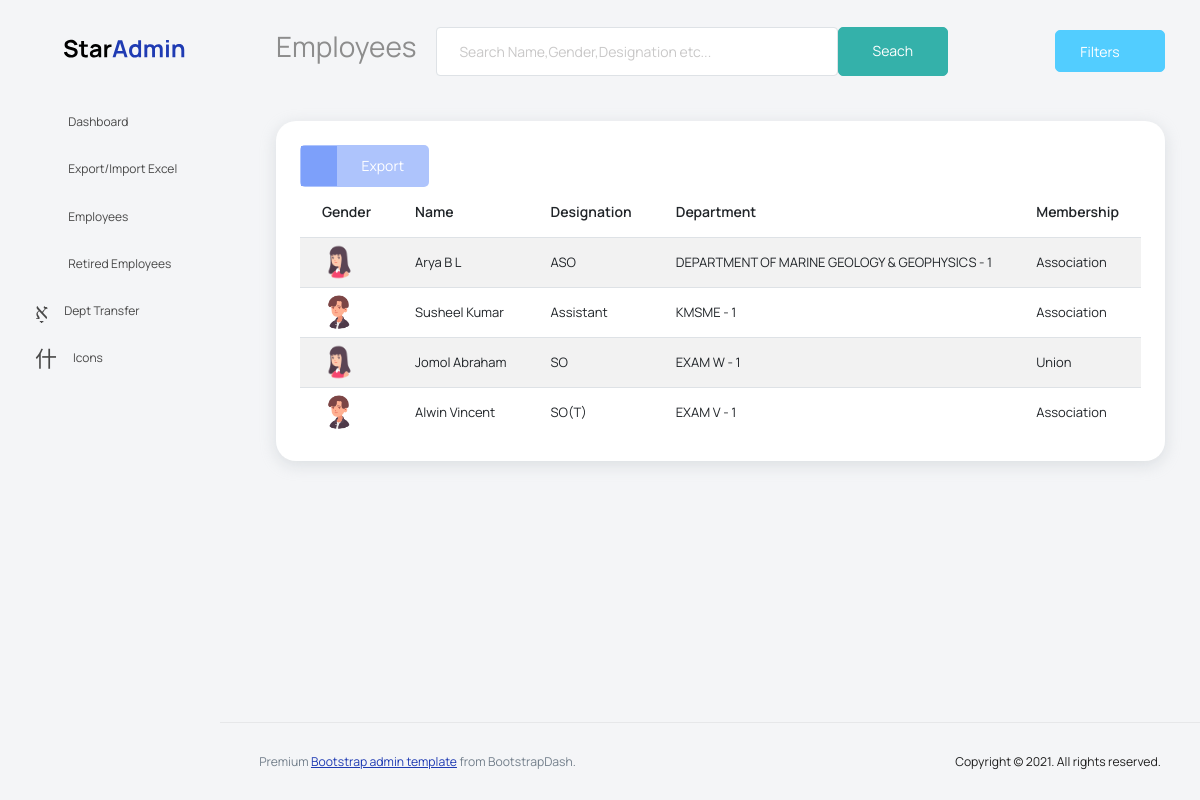
Page /employees (signed in) on the committed database.
### contactsapp/models.py (models this page shows, shortened)
class Employees(models.Model):
    pf_number = models.IntegerField()
    name = models.CharField(max_length=50)
    sex = models.CharField(max_length=30, default="M")
    blood_group = models.CharField(max_length=10)
    mobile = models.CharField(max_length=20)
    address = models.TextField()
    district = models.CharField(max_length=20)
    pan_mun_cop = models.CharField(max_length=20)
    pin_code = models.CharField(max_length=20)
    def get_all_employees(self, is_retired=False):
        return Employees.objects.select_related('employeeservice').select_related('employeevote').filter(employeeservice__is_retired=is_retired).defer('address')
    def get_filter_popup_data(self):
        filter_data = {}
        filter_data = list(Employees.objects.values('sex', 'blood_group', 'employeeservice__designation', 'employeeservice__department', 'employeeservice__membership', 'employeevote__deshabhimani_sub').distinct())
        unique_keywords = {filtertkey: set() for filtertkey in ['sex', 'blood_group', 'employeeservice__designation', 'employeeservice__department', 'employeeservice__membership', 'employeevote__deshabhimani_sub']}
        for data in filter_data:
            for key in data.keys():
                unique_keywords[key].add(data[key])
        new_keys = {'sex':'Gender', 'blood_group':'Blood Group', 'employeeservice__designation':'Designation', 'employeeservice__department':'Department', 'employeeservice__membership': 'Membership', 'employeevote__deshabhimani_sub': 'Deshabhimani Subscription'}
        unique_keywords = dict((new_keys[key], value) for (key, value) in unique_keywords.items())
        return unique_keywords

class EmployeeService(models.Model):
    MEMBERSHIP_CHOICES = (
        ("Association", "Association"),
        ("Union", "Union"),
        ("Neutral", "Neutral"),
    )
    employee = models.OneToOneField(Employees, on_delete=models.CASCADE, primary_key=True,)
    designation = models.CharField(max_length=50)
    department = models.ForeignKey(Section, null=True, on_delete=models.SET_NULL)
    membership = models.CharField(
                    max_length = 30,
                    choices = MEMBERSHIP_CHOICES,
                    default = 'Neuatral'
    )
    date_of_entry = models.DateField(null=True)
    date_of_retire = models.DateField(null=True)
    is_retired =  models.BooleanField(default=False)
    exit_remark = models.CharField(max_length=50)
    objects = models.Manager()
    dashboard = DashboardManager()

class Section(models.Model):
    section = models.CharField(max_length=50)
    unit = models.ForeignKey(Unit, on_delete=models.CASCADE)
    def __str__(self):
        return '{section} - {unit}'.format(section=self.section, unit=self.unit)

class Unit(models.Model):
    unit = models.IntegerField()
    def __str__(self):
        return '{unit}'.format(unit=self.unit)

### contactsapp/views.py (the view)
# urls.py: path('employees', EmployeesListView.as_view(), name="list_employee_view"),
class EmployeesListView(LoginRequiredMixin, ListView):
    paginate_by = 20
    employee_object = Employees()
    def get_queryset(self, *args, **kwargs):
        url_params = self.request.GET
        return self.employee_object.get_all_employees()
    def get_context_data(self, **kwargs):
        context = super().get_context_data(**kwargs)
        context['filter_data'] = self.employee_object.get_filter_popup_data()
        return context

### contactsapp/templates/contactsapp/employees_list.html (shortened to what this page needs)
<!DOCTYPE html>
<html lang="en">
<head>
  <link rel="stylesheet" href="/static/vendors/feather/feather.css">
  <link rel="stylesheet" href="/static/vendors/mdi/css/materialdesignicons.min.css">
  <link rel="stylesheet" href="/static/vendors/ti-icons/css/themify-icons.css">
  <link rel="stylesheet" href="/static/vendors/typicons/typicons.css">
  <link rel="stylesheet" href="/static/vendors/simple-line-icons/css/simple-line-icons.css">
  <link rel="stylesheet" href="/static/vendors/css/vendor.bundle.base.css">
  <link rel="stylesheet" href="/static/css/vertical-layout-light/style.css">
</head>
<body>
  <div class="container-scroller">
    <nav class="navbar default-layout col-lg-12 col-12 p-0 fixed-top d-flex align-items-top flex-row">
      <div class="text-center navbar-brand-wrapper d-flex align-items-center justify-content-start">
        <div class="me-3">
          <button class="navbar-toggler navbar-toggler align-self-center" type="button" data-bs-toggle="minimize">
            <span class="icon-menu"></span>
          </button>
        </div>
        <div>
          <a class="navbar-brand brand-logo" href="../../index.html">
            <img src="/static/images/logo.svg" alt="logo" />
          </a>
        </div>
      </div>
      <div class="navbar-menu-wrapper d-flex align-items-top">
        <ul class="navbar-nav">
          <li class="nav-item font-weight-semibold d-none d-lg-block ms-0">
            <h1 class="welcome-text">Employees</h1>
          </li>
        </ul>
        <ul class="navbar-nav ms-auto" style="width: 80%;">
          <form action="search-employee" method="get" style="width:80%;">
          <li class="nav-item" style="display: inline-flex;width: 100%;">
            <input class="form-control" type="text" name="search_keyword" placeholder="Search Name,Gender,Designation etc..." aria-label="Search" style="height: 1%;">
            <button type="submit" class="btn btn-success" style="width: 25%;">Seach</button>
          </li>
        </form>
        </ul>
        <button type="button" onclick="toggle_filters()" class="btn btn-info btn-icon-text" style="display:flex;">
          Filters
          <i class="ti-filter btn-icon-append"></i>
        </button>
      </div>
    </nav>
    <div class="container-fluid page-body-wrapper">
      <nav class="sidebar sidebar-offcanvas" id="sidebar">
        <ul class="nav">
          <li class="nav-item">
            <a class="nav-link" href="/dashboard">
              <i class="mdi mdi-grid-large menu-icon"></i>
              <span class="menu-title">Dashboard</span>
            </a>
          </li>
          <li class="nav-item">
            <a class="nav-link" href="/upload-csv">
              <i class="menu-icon mdi mdi-cloud-upload"></i>
              <span class="menu-title">Export/Import Excel</span>
            </a>
          </li>
          <li class="nav-item">
            <a class="nav-link" href="/employees">
              <i class="menu-icon mdi mdi-table"></i>
              <span class="menu-title">Employees</span>
            </a>
          </li>
          <li class="nav-item">
            <a class="nav-link" href="/retired">
              <i class="menu-icon mdi mdi-account-off"></i>
              <span class="menu-title">Retired Employees</span>
            </a>
          </li>
          <li class="nav-item">
            <a class="nav-link" href="/transfer">
              <i class="menu-icon mdi mdi-account-arrow-right"></i>
              <span class="menu-title">Dept Transfer</span>
            </a>
          </li>
          <li class="nav-item">
            <a class="nav-link" data-bs-toggle="collapse" href="#icons" aria-expanded="false" aria-controls="icons">
              <i class="menu-icon mdi mdi-layers-outline"></i>
              <span class="menu-title">Icons</span>
              <i class="menu-arrow"></i>
            </a>
          </li>
        </ul>
      </nav>
      <div class="main-panel">
        <div class="content-wrapper">
          <div class="row">
            <div class="col-lg-12 grid-margin stretch-card">
              <div class="card">
                <div class="card-body">
                  <div>
                    <button type="button" onclick="export_csv()" class="btn btn-social-icon-text btn-facebook"><i class="ti-upload"></i>Export</button>
                  </div>
                  <div class="table-responsive">
                    <table class="table table-striped">
                      <thead>
                        <tr>
                          <th>
                            Gender
                          </th>
                          <th>
                            Name
                          </th>
                          <th>
                            Designation
                          </th>
                          <th>
                            Department
                          </th>
                          <th>
                            Membership
                          </th>
                        </tr>
                      </thead>
                      <tbody>
                        {% for emp in employees_list %}
                        <tr>
                          <td class="py-1">
                            {% if emp.sex == 'M'%}
                            <img src="/static/images/faces/face1.png" alt="male"/>
                            {% else %}
                            <img src="/static/images/faces/face2.png" alt="female"/>
                            {% endif %}
                          </td>
                          <td>
                            {{ emp.name}}
                          </td>
                          <td>
                            {{ emp.employeeservice.designation }}
                          </td>
                          <td>
                            {{ emp.employeeservice.department }}
                          </td>
                          <td>
                            {{ emp.employeeservice.membership }}
                          </td>
                        </tr>
                        {% endfor %}
                      </tbody>
                    </table>
                  </div>
                </div>
              </div>
            </div>
          </div>
        </div>
        <footer class="footer">
          <div class="d-sm-flex justify-content-center justify-content-sm-between">
            <span class="text-muted text-center text-sm-left d-block d-sm-inline-block">Premium <a href="https://www.bootstrapdash.com/" target="_blank">Bootstrap admin template</a> from BootstrapDash.</span>
            <span class="float-none float-sm-right d-block mt-1 mt-sm-0 text-center">Copyright © 2021. All rights reserved.</span>
          </div>
        </footer>
      </div>
    </div>
  </div>
</body>
</html>

### rows in the picture
Employees: name "Arya B L", employeeservice.designation "ASO", employeeservice.department "DEPARTMENT OF MARINE GEOLOGY & GEOPHYSICS - 1", employeeservice.membership "Association"
Employees: name "Susheel Kumar", employeeservice.designation "Assistant", employeeservice.department "KMSME - 1", employeeservice.membership "Association"
Employees: name "Jomol Abraham", employeeservice.designation "SO", employeeservice.department "EXAM W - 1", employeeservice.membership "Union"
Employees: name "Alwin Vincent", employeeservice.designation "SO(T)", employeeservice.department "EXAM V - 1", employeeservice.membership "Association"
